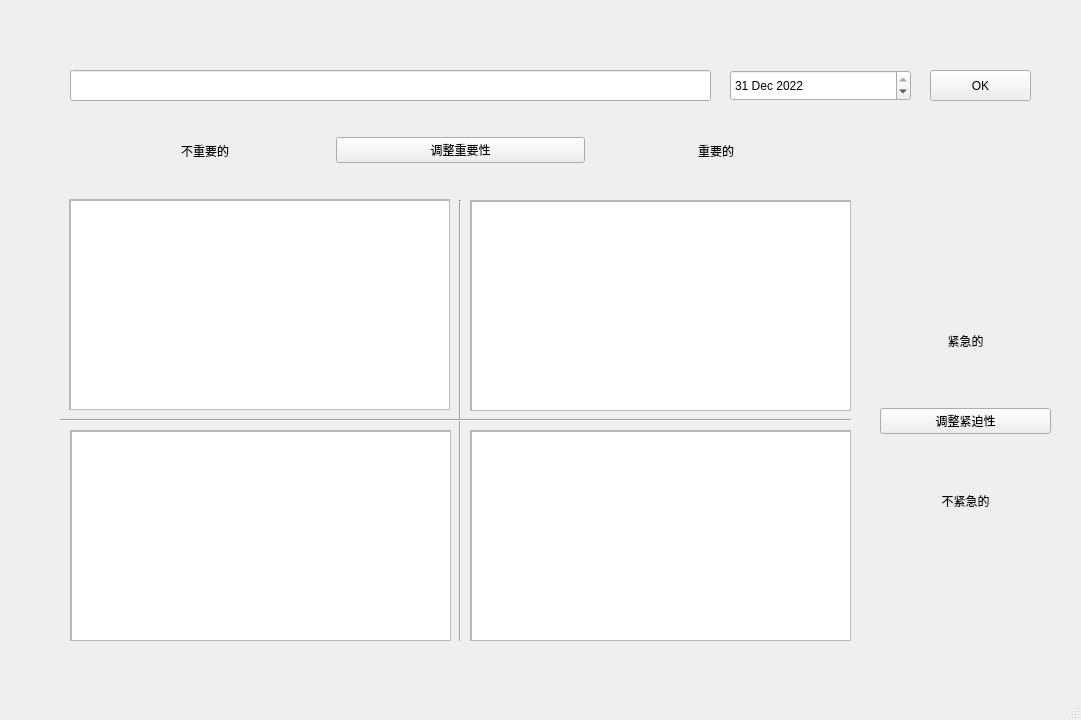
<?xml version="1.0" encoding="UTF-8"?>
<ui version="4.0">
 <class>ToDo</class>
 <widget class="QMainWindow" name="ToDo">
  <property name="geometry">
   <rect>
    <x>0</x>
    <y>0</y>
    <width>1081</width>
    <height>720</height>
   </rect>
  </property>
  <property name="windowTitle">
   <string>ToDo</string>
  </property>
  <widget class="QWidget" name="centralwidget">
   <widget class="Line" name="line">
    <property name="geometry">
     <rect>
      <x>450</x>
      <y>200</y>
      <width>20</width>
      <height>441</height>
     </rect>
    </property>
    <property name="orientation">
     <enum>Qt::Vertical</enum>
    </property>
   </widget>
   <widget class="Line" name="line_2">
    <property name="geometry">
     <rect>
      <x>60</x>
      <y>410</y>
      <width>791</width>
      <height>20</height>
     </rect>
    </property>
    <property name="orientation">
     <enum>Qt::Horizontal</enum>
    </property>
   </widget>
   <widget class="QScrollArea" name="scrollArea">
    <property name="geometry">
     <rect>
      <x>69</x>
      <y>199</y>
      <width>381</width>
      <height>211</height>
     </rect>
    </property>
    <property name="widgetResizable">
     <bool>true</bool>
    </property>
    <widget class="QWidget" name="scrollAreaWidgetContents">
     <property name="geometry">
      <rect>
       <x>0</x>
       <y>0</y>
       <width>379</width>
       <height>209</height>
      </rect>
     </property>
     <widget class="QUndoView" name="undoView">
      <property name="geometry">
       <rect>
        <x>0</x>
        <y>0</y>
        <width>381</width>
        <height>211</height>
       </rect>
      </property>
     </widget>
    </widget>
   </widget>
   <widget class="QScrollArea" name="scrollArea_2">
    <property name="geometry">
     <rect>
      <x>470</x>
      <y>200</y>
      <width>381</width>
      <height>211</height>
     </rect>
    </property>
    <property name="widgetResizable">
     <bool>true</bool>
    </property>
    <widget class="QWidget" name="scrollAreaWidgetContents_3">
     <property name="geometry">
      <rect>
       <x>0</x>
       <y>0</y>
       <width>379</width>
       <height>209</height>
      </rect>
     </property>
     <widget class="QUndoView" name="undoView_2">
      <property name="geometry">
       <rect>
        <x>0</x>
        <y>0</y>
        <width>381</width>
        <height>211</height>
       </rect>
      </property>
     </widget>
    </widget>
   </widget>
   <widget class="QScrollArea" name="scrollArea_3">
    <property name="geometry">
     <rect>
      <x>70</x>
      <y>430</y>
      <width>381</width>
      <height>211</height>
     </rect>
    </property>
    <property name="widgetResizable">
     <bool>true</bool>
    </property>
    <widget class="QWidget" name="scrollAreaWidgetContents_5">
     <property name="geometry">
      <rect>
       <x>0</x>
       <y>0</y>
       <width>379</width>
       <height>209</height>
      </rect>
     </property>
     <widget class="QUndoView" name="undoView_3">
      <property name="geometry">
       <rect>
        <x>0</x>
        <y>0</y>
        <width>381</width>
        <height>211</height>
       </rect>
      </property>
     </widget>
    </widget>
   </widget>
   <widget class="QScrollArea" name="scrollArea_4">
    <property name="geometry">
     <rect>
      <x>470</x>
      <y>430</y>
      <width>381</width>
      <height>211</height>
     </rect>
    </property>
    <property name="widgetResizable">
     <bool>true</bool>
    </property>
    <widget class="QWidget" name="scrollAreaWidgetContents_6">
     <property name="geometry">
      <rect>
       <x>0</x>
       <y>0</y>
       <width>379</width>
       <height>209</height>
      </rect>
     </property>
     <widget class="QUndoView" name="undoView_4">
      <property name="geometry">
       <rect>
        <x>0</x>
        <y>0</y>
        <width>381</width>
        <height>211</height>
       </rect>
      </property>
     </widget>
    </widget>
   </widget>
   <widget class="QLineEdit" name="lineEdit">
    <property name="geometry">
     <rect>
      <x>70</x>
      <y>70</y>
      <width>641</width>
      <height>31</height>
     </rect>
    </property>
   </widget>
   <widget class="QDateEdit" name="dateEdit">
    <property name="geometry">
     <rect>
      <x>730</x>
      <y>70</y>
      <width>181</width>
      <height>31</height>
     </rect>
    </property>
    <property name="dateTime">
     <datetime>
      <hour>16</hour>
      <minute>0</minute>
      <second>0</second>
      <year>2022</year>
      <month>12</month>
      <day>31</day>
     </datetime>
    </property>
   </widget>
   <widget class="QPushButton" name="pushButton_2">
    <property name="geometry">
     <rect>
      <x>930</x>
      <y>70</y>
      <width>101</width>
      <height>31</height>
     </rect>
    </property>
    <property name="text">
     <string>OK</string>
    </property>
   </widget>
   <widget class="QWidget" name="">
    <property name="geometry">
     <rect>
      <x>880</x>
      <y>280</y>
      <width>171</width>
      <height>281</height>
     </rect>
    </property>
    <layout class="QVBoxLayout" name="verticalLayout">
     <item>
      <widget class="QLabel" name="label_3">
       <property name="text">
        <string>紧急的</string>
       </property>
       <property name="alignment">
        <set>Qt::AlignCenter</set>
       </property>
      </widget>
     </item>
     <item>
      <widget class="QPushButton" name="pushButton_3">
       <property name="text">
        <string>调整紧迫性</string>
       </property>
      </widget>
     </item>
     <item>
      <widget class="QLabel" name="label_4">
       <property name="text">
        <string>不紧急的</string>
       </property>
       <property name="alignment">
        <set>Qt::AlignCenter</set>
       </property>
      </widget>
     </item>
    </layout>
   </widget>
   <widget class="QWidget" name="">
    <property name="geometry">
     <rect>
      <x>80</x>
      <y>130</y>
      <width>761</width>
      <height>41</height>
     </rect>
    </property>
    <layout class="QHBoxLayout" name="horizontalLayout">
     <item>
      <widget class="QLabel" name="label">
       <property name="text">
        <string>不重要的</string>
       </property>
       <property name="alignment">
        <set>Qt::AlignCenter</set>
       </property>
       <property name="margin">
        <number>-1</number>
       </property>
      </widget>
     </item>
     <item>
      <widget class="QPushButton" name="pushButton">
       <property name="text">
        <string>调整重要性</string>
       </property>
      </widget>
     </item>
     <item>
      <widget class="QLabel" name="label_2">
       <property name="text">
        <string>重要的</string>
       </property>
       <property name="alignment">
        <set>Qt::AlignCenter</set>
       </property>
       <property name="margin">
        <number>-1</number>
       </property>
      </widget>
     </item>
    </layout>
   </widget>
  </widget>
  <widget class="QMenuBar" name="menubar">
   <property name="geometry">
    <rect>
     <x>0</x>
     <y>0</y>
     <width>1081</width>
     <height>21</height>
    </rect>
   </property>
  </widget>
  <widget class="QStatusBar" name="statusbar"/>
 </widget>
 <resources/>
 <connections/>
</ui>
